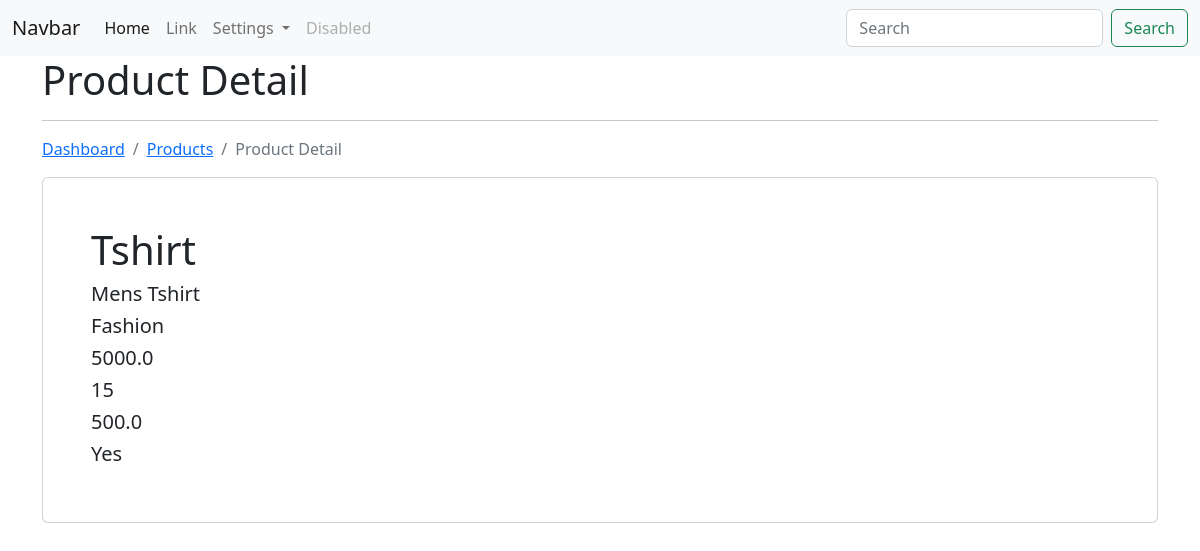
/ecom/product/view/2/ (signed in), run on an earlier commit of the app's database.
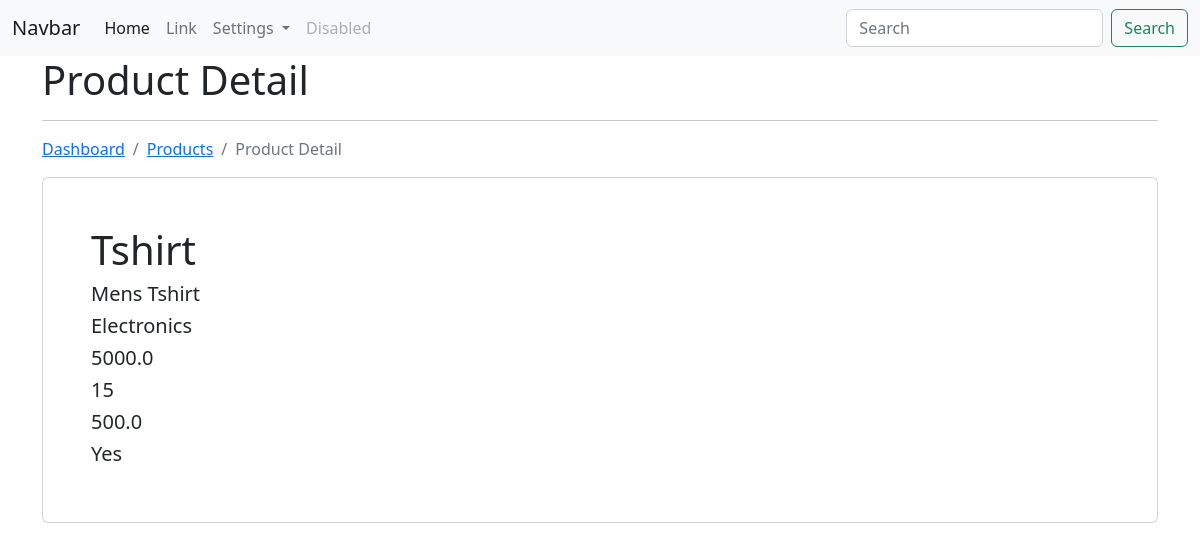
And on a later commit of the database.
### app_ecom/models.py (models this page shows)
class Product(models.Model):
    title = models.CharField(max_length=200)
    desc = models.CharField(max_length=200)
    category = models.ForeignKey(Category, on_delete=models.CASCADE)
    price = models.FloatField()
    image = models.FileField(null=True, blank=True, upload_to="products/")
    quantity = models.IntegerField()
    discount = models.FloatField()
    cod = models.CharField(max_length=100)
    user = models.ForeignKey(User, on_delete=models.CASCADE)
    class Meta:
        db_table = 'app_products'

class Category(models.Model):
    category_name = models.CharField(max_length=200)
    def __str__(self):
        return self.category_name
    class Meta:
        db_table = 'app_categories'

### app_ecom/views.py (the view)
# urls.py: path('product/view/<int:id>/', views.product_view, name='view-product'),
@login_required(login_url='/authentication/login/')
def product_view(request, id):
    product = Product.objects.get(id=id)
    context = {"data": product}
    return render(request, 'products/product_view.html', context)

### templates/products/product_view.html (shortened to what this page needs)
{% extends "layouts/master.html" %}
{% block content %}
    <div class="container">
        <h1>Product Detail</h1>
        <hr>
        <nav aria-label="breadcrumb">
            <ol class="breadcrumb">
              <li class="breadcrumb-item"><a href="{% url 'dashboard' %}">Dashboard</a></li>
              <li class="breadcrumb-item active"><a href="{% url 'list-product' %}">Products</a></li>
              <li class="breadcrumb-item active">Product Detail</li>
            </ol>
        </nav>
        <div class="card p-5">
            <h1>{{ data.title }}</h1>
            <h5>{{ data.desc }}</h5>
            <h5>{{ data.category }}</h5>
            <h5>{{ data.price }}</h5>
            <h5>{{ data.quantity }}</h5>
            <h5>{{ data.discount }}</h5>
            <h5>{{ data.cod }}</h5>
        </div>
    </div>
{% endblock content %}

What changed in the data, as far as the page shows it:
changed Product "Tshirt": category "Fashion" → "Electronics"
